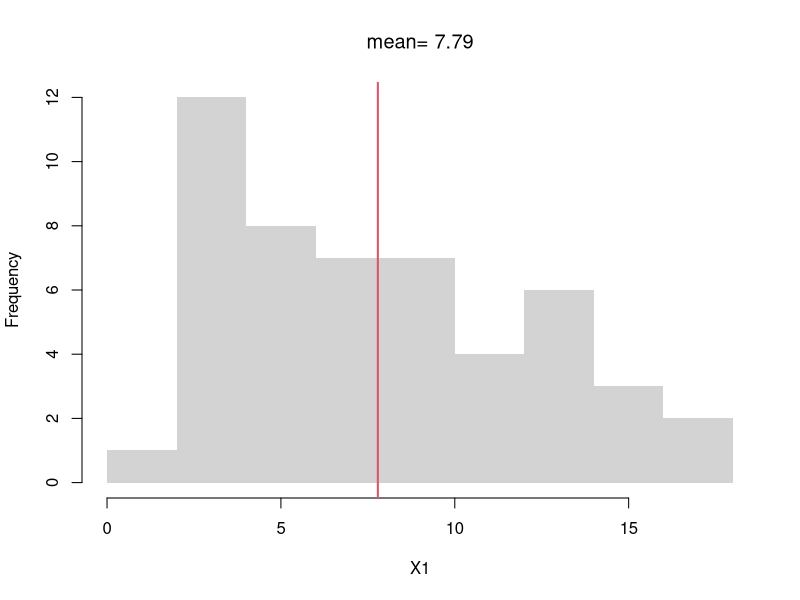
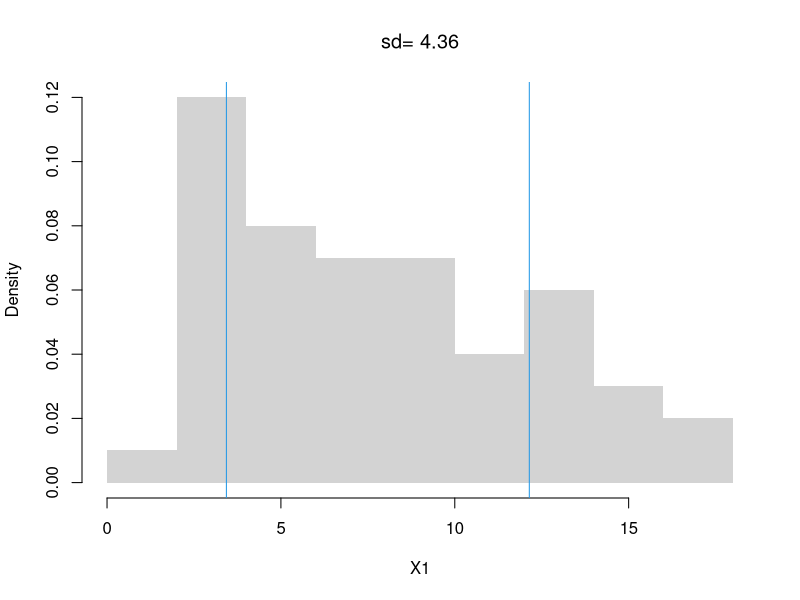
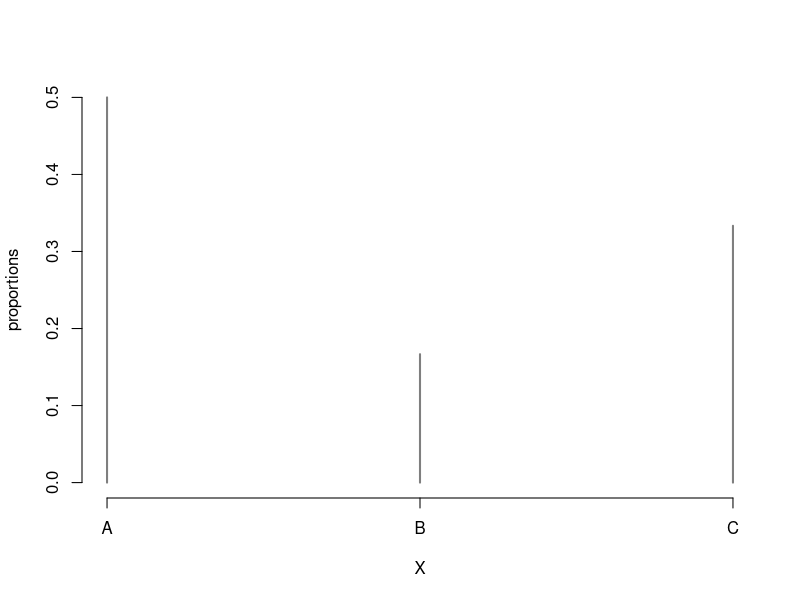
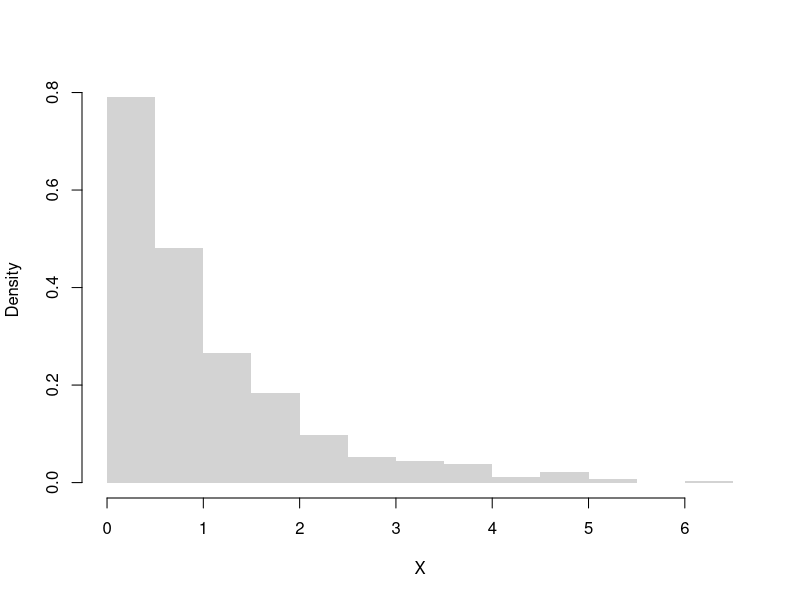
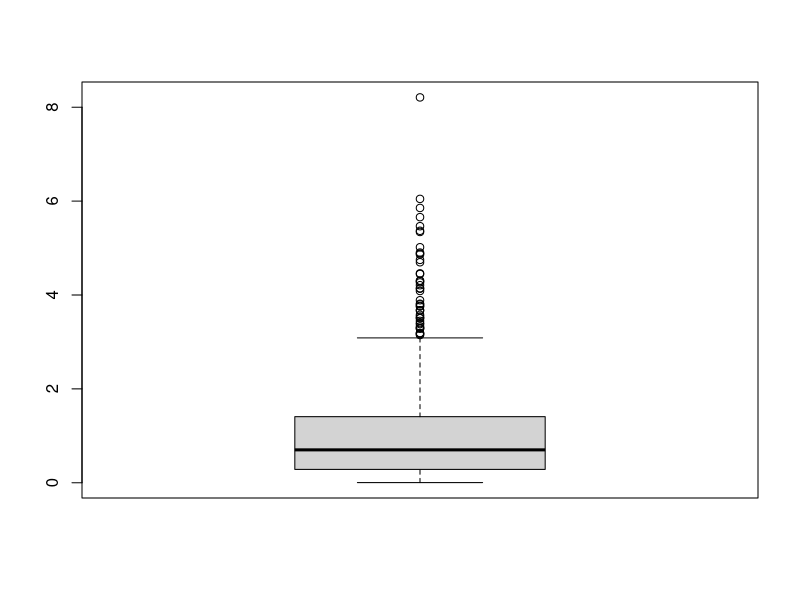
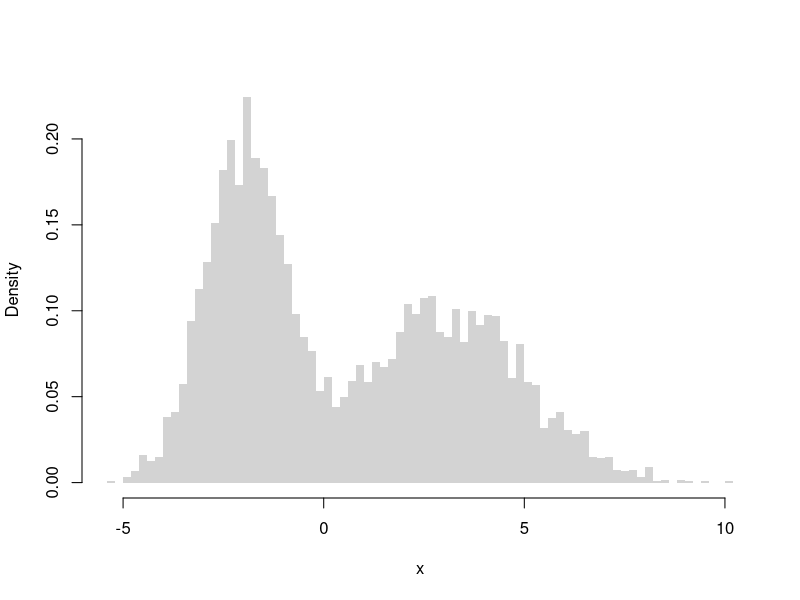
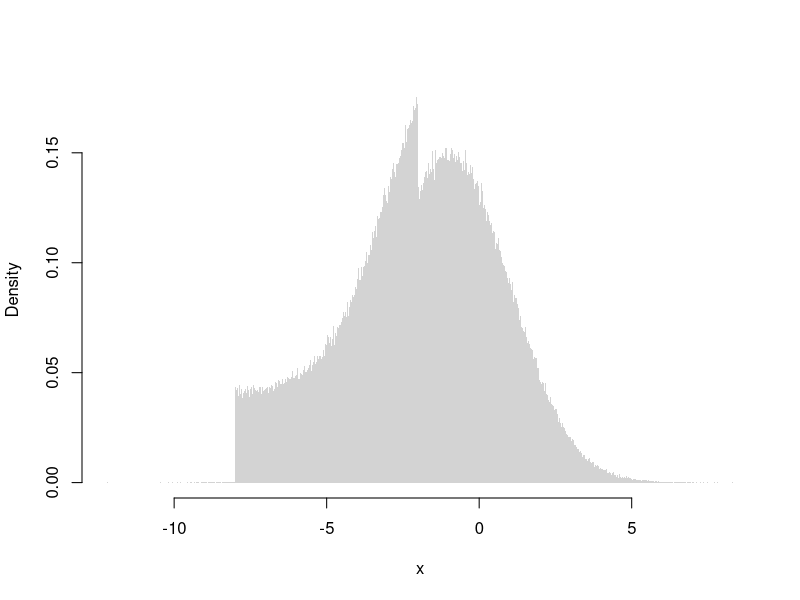
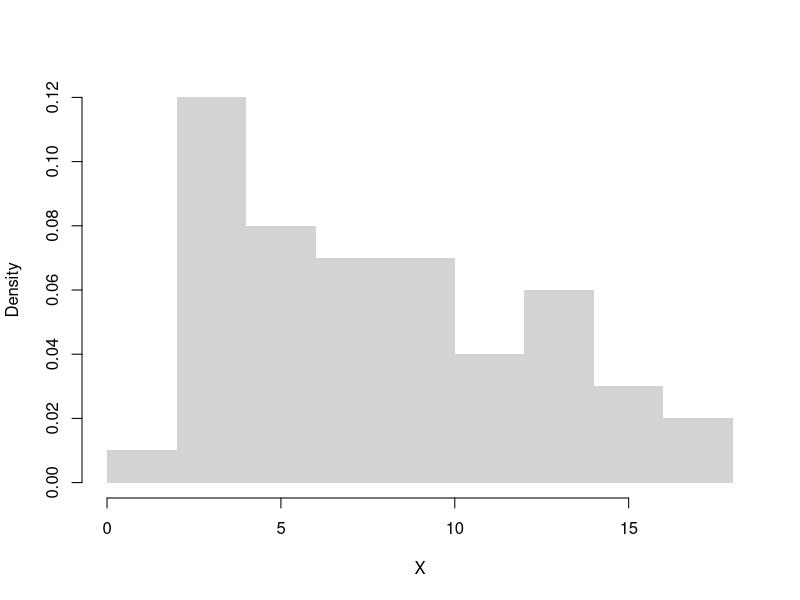

Reproduce these figures in R, in order.
## ---- chunk 1
statistic <- function(X, f){
    y <- f(X)
    return(y)
}

X <- c(0,1,3,10,6) # Data
statistic(X, sum)
## ---- chunk 2
# A random sample (real data)
X <- USArrests[,'Murder']
summary(X)

# A random sample (computer simulation)
X <-  runif(1000)
summary(X)

# Another random sample (computer simulation)
X <- rnorm(1000) 
summary(X)
## ---- chunk 3
X <- c(1,4,10)
sum(X)/length(X)
mean(X)
## ---- chunk 4
# compute the mean of a random sample
X1 <- USArrests[,'Murder']
X1_mean <- mean(X1)
X1_mean

# visualize on a histogram
hist(X1, border=NA, main=NA)
abline(v=X1_mean, col=2, lwd=2)
title(paste0('mean= ', round(X1_mean,2)), font.main=1)
## ---- chunk 5
X <- c(1,4,10)
X_mean <- mean(X)
X_var <- mean( (X - X_mean)^2 )
sqrt(X_var)
## ---- chunk 6
X1_s <- sd(X1) # sqrt(var(X))
hist(X1, border=NA, main=NA, freq=F)
X1_s_lh <- c(X1_mean - X1_s,  X1_mean + X1_s)
abline(v=X1_s_lh, col=4)
text(X1_s_lh, -.02,
    c( expression(bar(X)-s[X]), expression(bar(X)+s[X])),
    col=4, adj=0)
title(paste0('sd= ', round(X1_s,2)), font.main=1)
## ---- chunk 7
X <- c(1,4,10)

X_mean <- mean(X)
X_var <- mean( (X - X_mean)^2 )
X_var

# Corrected Version
n <- length(X)  
X_var2 <- sum( (X - X_mean)^2 )/(n-1)
X_var2

var(X) # R-Version
## ---- chunk 8
X1 <- USArrests[,'Murder']
median(X1)
quantile(X1, prob=0.5)
## ---- chunk 9
X1_extreme <- c(X1, 1000) # add one extreme value
#par(mfrow=c(1,2)) # visualize side-by-side
#hist(X1)
#hist(X1_extreme)

# Which measures of central tendency are robust
# to a single extreme value?
mean( X1)
mean( X1_extreme )

quantile(X1, prob=0.5)
quantile(X1_extreme, prob=0.5)
## ---- chunk 10
IQR(X1)
mad(X1)
## ---- chunk 11
X <- c(1,4,10)
# An intuitive alternative to sd(X), used in the boxplot
quants <- quantile(X, probs=c(.25,.75))
quants[2]-quants[1]
IQR(X)
## ---- chunk 12
#Another alternative to sd(X)
mad(X, constant=1)

# Computationally equivalent
# x_med <- quantile(X, probs=.5)
# x_absdev <- abs(X -x_med)
# quantile(x_absdev, probs=.5)
## ---- chunk 13
sd(X1)
sd(X1_extreme)

IQR(X1)
IQR(X1_extreme)

mad(X1, constant=1)
mad(X1_extreme, constant=1)
## ---- chunk 14
Homework1 <- c(score=88, weight=0.25)
Homework2 <- c(score=92, weight=0.25)
Exam1 <- c(score=67, weight=0.2)
Exam2 <- c(score=90, weight=0.3)

Grades <- rbind(Homework1, Homework2, Exam1, Exam2)
Grades
## ---- chunk 15
# Manual Way
88*0.25 + 92*0.25 + 67*0.2 + 90*0.3

# Computerized Way
Values <- Grades[,'score'] * Grades[,'weight']
FinalGrade <- sum(Values)
FinalGrade
## ---- chunk 16
weighted.quantile <- function(x, w, probs){
    #See spatstat.univar::weighted.quantile
    oo <- order(x)
    x <- x[oo]
    w <- w[oo]
    Fx <- cumsum(w)/sum(w)
    quantile_id <- max(which(Fx <= probs))+1
    xq <- x[quantile_id] 
    return(xq)
}

## Unweighted
quantile(X, probs=.5)
weights <- rep(1, length(X))
weighted.quantile(x=X, w=weights, probs=.5)

## Weighted
weights <- seq(X)
weights <- weights/sum(weights) # normalize
weighted.quantile(x=X, w=weights, probs=.5)
## ---- chunk 17
X <- c('A', 'B', 'A', 'C', 'C', 'A')
proportions <- table(X)/length(X)
plot(proportions, col=grey(0,0.5))

# mode(s)
mode_id <- which(proportions==max(proportions))
names(proportions)[ mode_id ]
## ---- chunk 18
# freq. spreads
sd(proportions)
sum(proportions^2)

# freq. concentration at mode
max(proportions)/mean(proportions)
## ---- chunk 19
X <- rweibull(1000, shape=1)
hist(X, border=NA, main=NA, freq=F, breaks=20)

skewness <-  function(X){
 X_mean <- mean(X)
 m3 <- mean((X - X_mean)^3)
 s3 <- sd(X)^3
 skew <- m3/s3
 return(skew)
}

skewness( rweibull(1000, shape=1))
skewness( rweibull(1000, shape=10) )
## ---- chunk 20
X <- rweibull(1000, shape=1)
boxplot(X, main=NA)

kurtosis <- function(X){  
 X_mean <- mean(X)
 m4 <- mean((X - X_mean)^4) 
 s4 <- sd(X)^4
 kurt <- m4/s4
 return(kurt)
 # use instead to compare against normal
 # excess_kurt <- kurt - 3 
}

kurtosis( rweibull(1000, shape=1) )
kurtosis( rweibull(1000, shape=10) )
## ---- chunk 21
# Complicated Random Variable
r_ugly0 <- function(n, populationMean=c(-2, 3), populationVar=c(1, 4), prob=c(.5,.5)){
  # Which distribution is each observation coming from
  di <- sample(c(1,2), size=n, replace=TRUE, prob=prob)
  rnorm(n, mean=populationMean[di], sd=sqrt(populationVar)[di])
}

X <- r_ugly0(6000)
hist(X, breaks=60,
    freq=F, border=NA,
    xlab="x", main='')

#hist( rbeta(1000, .6, .6), border=NA, main=NA, freq=F, breaks=20)
## ---- chunk 22
# Another Complicated Random Variable
r_ugly1 <- function(n, theta1=c(-8,-1), theta2=c(-2,2), rho=.25){
    omega   <- rbinom(n, size=1, rho)
    epsilon <- omega * runif(n, theta1[1], theta2[1]) +
        (1-omega) * rnorm(n, theta1[2], theta2[2])
    return(epsilon)
}
# Very Large Sample
X <- r_ugly1(1000000)
hist(X, breaks=1000,  freq=F, border=NA,
    xlab="x", main='')
## ---- chunk 23
x <- 1:4

y <- exp(x)
y

z <- log(y)
z
## ---- chunk 24
# Box–Cox transform and inverse
bc_transform <- function(x, lambda) {
  if (any(x <= 0)) stop("Box-Cox requires x > 0")
  if (abs(lambda) < 1e-8) log(x) else (x^lambda - 1)/lambda
}
bc_inverse <- function(t, lambda) {
  if (abs(lambda) < 1e-8) exp(t) else (lambda*t + 1)^(1/lambda)
}

X <- USArrests[,'Murder']
hist(X, main='', border=NA, freq=F)

par(mfrow=c(1,3))
for(lambda in c(-1,0,1)){
    Y <- bc_transform(X, lambda)
    hist(Y, 
        main=bquote(paste(lambda,'=',.(lambda))),
        border=NA, freq=F)
}
## ---- chunk 25
# Continuous Example 1
x <- c(0, 1.123, 2.987, 3.654)
mean( sqrt(x) )
sqrt( mean(x) ) 

# Continuous Example 2
mean( log(x) )
log( mean(x) ) 
## ---- chunk 26
## Discrete Example
x  <- c(1,2,3)
px <- c(0.2,0.5,0.3)
MX <- sum(x * px)
MX

g  <- sqrt
g(MX)

MY <- sum(g(x) * px)
MY
## ---- chunk 27
mean( exp(x) )
exp( mean(x) )  
